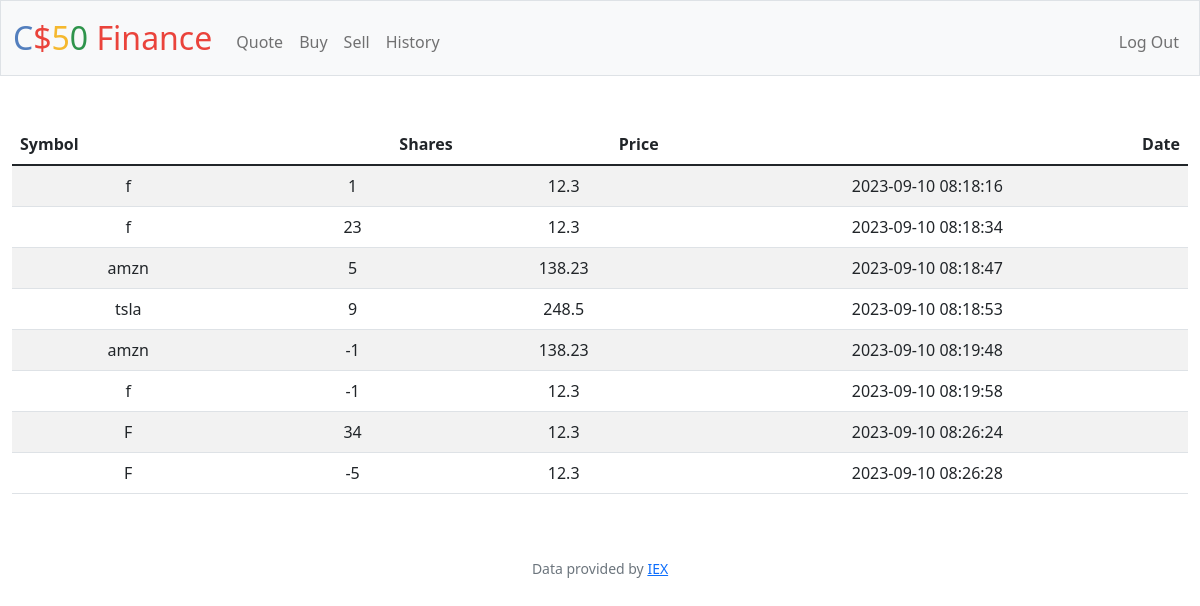
Screenshot of /history (signed in) with the database file from the repository.
### tables this page shows
CREATE TABLE 'transactions' ('id' INTEGER PRIMARY KEY AUTOINCREMENT NOT NULL, 'user_id' INTEGER, 'symbol' TEXT, 'shares' INTEGER, 'price' REAL, 'date' DATETIME);

### app.py (the view)
@app.route("/history")
@login_required
def history():
    user_id = session["user_id"]
    transactions_db = db.execute("SELECT * FROM transactions WHERE user_id = :id", id=user_id)
    return render_template("history.html", transactions = transactions_db)

### app.py (called while the page is built)
@app.after_request
def after_request(response):
    response.headers["Cache-Control"] = "no-cache, no-store, must-revalidate"
    response.headers["Expires"] = 0
    response.headers["Pragma"] = "no-cache"
    return response

### helpers.py (called while the page is built)
def login_required(f):
    @wraps(f)
    def decorated_function(*args, **kwargs):
        if session.get("user_id") is None:
            return redirect("/login")
        return f(*args, **kwargs)
    return decorated_function

### templates/history.html (shortened to what this page needs)
{% extends "layout.html" %}
{% block main %}
<table class="table table-striped">
    <thead>
        <tr>
            <th class="text-start">Symbol</th>
            <th class="text-end">Shares</th>
            <th class="text-end">Price</th>
            <th class="text-end">Date</th>
        </tr>
    </thead>
   <tbody>
    {% for row in transactions %}
    <tr>
        <td>{{ row["symbol"] }}</td>
        <td>{{ row["shares"] }}</td>
        <td>{{ row["price"] }}</td>
        <td>{{ row["date"]}}</td>
    </tr>
    {% endfor %}
    </tbody>
</table>
{% endblock %}

### templates/layout.html (shortened to what this page needs)
<!DOCTYPE html>
<html lang="en">
    <head>
        <link href="https://cdn.jsdelivr.net/npm/bootstrap@5.1.3/dist/css/bootstrap.min.css" rel="stylesheet">
        <link href="/static/styles.css" rel="stylesheet">
    </head>
    <body>
        <nav class="bg-light border navbar navbar-expand-md navbar-light">
            <div class="container-fluid">
                <a class="navbar-brand" href="/"><span class="blue">C</span><span class="red">$</span><span class="yellow">5</span><span class="green">0</span> <span class="red">Finance</span></a>
                <div class="collapse navbar-collapse" id="navbar">
                    {% if session["user_id"] %}
                        <ul class="navbar-nav me-auto mt-2">
                            <li class="nav-item"><a class="nav-link" href="/quote">Quote</a></li>
                            <li class="nav-item"><a class="nav-link" href="/buy">Buy</a></li>
                            <li class="nav-item"><a class="nav-link" href="/sell">Sell</a></li>
                            <li class="nav-item"><a class="nav-link" href="/history">History</a></li>
                        </ul>
                        <ul class="navbar-nav ms-auto mt-2">
                            <li class="nav-item"><a class="nav-link" href="/logout">Log Out</a></li>
                        </ul>
                    {% else %}
                        <ul class="navbar-nav ms-auto mt-2">
                            <li class="nav-item"><a class="nav-link" href="/register">Register</a></li>
                            <li class="nav-item"><a class="nav-link" href="/login">Log In</a></li>
                        </ul>
                    {% endif %}
                </div>
            </div>
        </nav>
        <main class="container-fluid py-5 text-center">
            {% block main %}{% endblock %}
        </main>
        <footer class="mb-5 small text-center text-muted">
            Data provided by <a href="https://iexcloud.io/">IEX</a>
        </footer>
    </body>
</html>

### static/styles.css (style rules this page uses)
nav .navbar-brand { font-size: xx-large; }
nav .navbar-brand .blue { color: #537fbe; }
nav .navbar-brand .red { color: #ea433b; }
nav .navbar-brand .yellow { color: #f5b82e; }
nav .navbar-brand .green { color: #2e944b; }

### rows the page displays
transactions: symbol "f", shares "1", price "12.3", date "2023-09-10 08:18:16"
transactions: symbol "f", shares "23", price "12.3", date "2023-09-10 08:18:34"
transactions: symbol "amzn", shares "5", price "138.23", date "2023-09-10 08:18:47"
transactions: symbol "tsla", shares "9", price "248.5", date "2023-09-10 08:18:53"
transactions: symbol "amzn", shares "-1", price "138.23", date "2023-09-10 08:19:48"
transactions: symbol "f", shares "-1", price "12.3", date "2023-09-10 08:19:58"
transactions: symbol "F", shares "34", price "12.3", date "2023-09-10 08:26:24"
transactions: symbol "F", shares "-5", price "12.3", date "2023-09-10 08:26:28"
